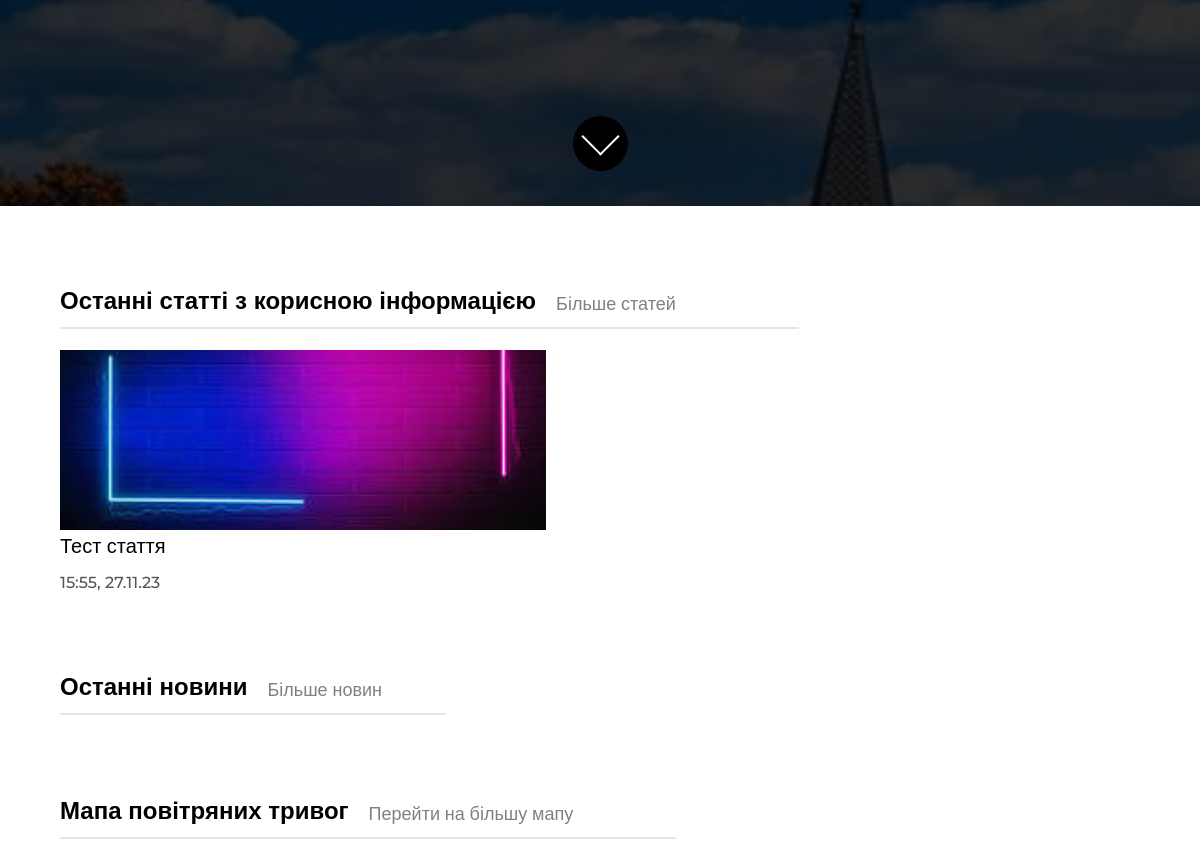
The app's page / (middle part), older data.
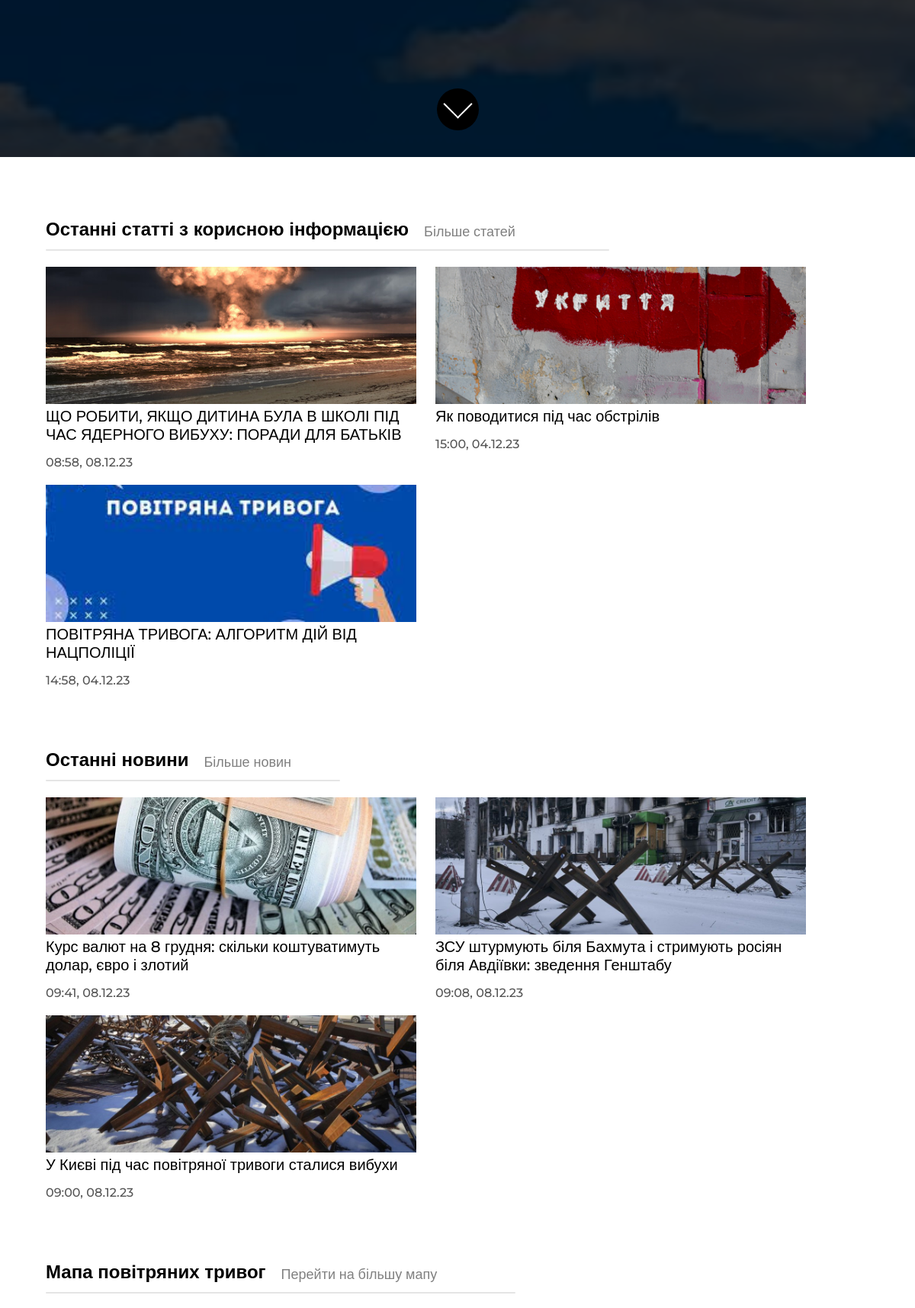
The same page, newer data.
### main/models.py (models this page shows, shortened)
class Articles(models.Model):
    author = models.ForeignKey(User, on_delete=models.DO_NOTHING)
    name = models.CharField('Назва', max_length=150)
    content = models.TextField('Зміст')
    icon = models.ImageField('Картинка', upload_to = 'main/static/main/ArticleImgs/')
    date = models.DateTimeField("Дата публікації", auto_now_add=True)
    class Meta:
        verbose_name = 'Стаття'
        verbose_name_plural = 'Статті'

class News(models.Model):
    author = models.ForeignKey(User, on_delete=models.DO_NOTHING)
    name = models.CharField('Назва', max_length=150)
    content = models.TextField('Зміст')
    icon = models.ImageField('Картинка', upload_to = 'main/static/main/ArticleImgs/')
    date = models.DateTimeField("Дата публікації", auto_now_add=True)
    class Meta:
        verbose_name = 'Новина'
        verbose_name_plural = 'Новини'

### main/views.py (the view)
# urls.py: path('', include('main.urls')),
def main(request):
    return render(request, 'main/home.html',  {"articles": Articles.objects.all().order_by('-date')[:3], 'news': News.objects.all().order_by('-date')[:3]})

### main/templates/main/home.html (shortened to what this page needs)
{% extends 'main/layout.html' %}
{% load static %}
{% block head %}
    <link rel="stylesheet" href="{% static 'main/css/home.css' %}">
    <link rel="stylesheet" href="{% static 'main/css/article.css' %}">
    <link rel="stylesheet" href="{% static 'main/css/article list.css' %}">
{% endblock %}
{% block content %}
<div class="intro">
    <div class="intro_container">
        <div class="intro_bottom">
            <span class="intro_arrow"></span>
        </div>
    </div>
</div>
<div class="wrapper">
    <div class="home_items">
        <div class="home_item">
            <div class="home_items_wrapper">
                <div class="home_items_header">
                    <div class="home_items_title">
                        Останні статті з корисною інформацією
                    </div>
                    <a href="{% url 'articles' %}" class="more_info">Більше статей</a>
                </div>
                <div class="home_items_container">
                    {% for article in articles %}
                        <a href="{% url 'articles-detail' article.id %}" class="article_container">
                            <img src="{{ article.icon.url }}" alt="" class="article_img">
                            <div class="article_title">{{ article.name }}</div>
                            <div class="article_info_wrapper">
                                <div class="article_date">{{ article.date|date:'H:i, d.m.y' }}</div>
                            </div>
                        </a>
                    {% endfor %}
                </div>
            </div>
        </div>
        <div class="home_item">
            <div class="home_items_wrapper">
                <div class="home_items_header">
                    <div class="home_items_title">
                        Останні новини
                    </div>
                    <a href="{% url 'news' %}" class="more_info">Більше новин</a>
                </div>
                <div class="home_items_container">
                    {% for new in news %}
                        <a href="{% url 'news-detail' new.id %}" class="article_container">
                            <img src="{{ new.icon.url }}" alt="" class="article_img">
                            <div class="article_title">{{ new.name }}</div>
                            <div class="article_info_wrapper">
                                <div class="article_date">{{ new.date|date:'H:i, d.m.y' }}</div>
                            </div>
                        </a>
                    {% endfor %}
                </div>
            </div>
        </div>
        <div class="home_item">
            <div class="home_items_header">
                <div class="home_items_title">
                    Мапа повітряних тривог
                </div>
                <a href="https://alerts.in.ua/" class="more_info">Перейти на більшу мапу</a>
            </div>
        </div>
    </div>
</div>
{% endblock %}

Row changes from the older to the newer data that the page shows:
no longer on this page (row edited): Articles: icon (picture), name "Тест стаття", date "15:55, 27.11.23"
added Articles: icon (picture), name "ЩО РОБИТИ, ЯКЩО ДИТИНА БУЛА В ШКОЛІ ПІД ЧАС ЯДЕРНОГО ВИБУХУ: ПОРАДИ ДЛЯ БАТЬКІВ", date "08:58, 08.12.23"
added Articles: icon (picture), name "Як поводитися під час обстрілів", date "15:00, 04.12.23"
added Articles: icon (picture), name "ПОВІТРЯНА ТРИВОГА: АЛГОРИТМ ДІЙ ВІД НАЦПОЛІЦІЇ", date "14:58, 04.12.23"
added News: icon (picture), name "Курс валют на 8 грудня: скільки коштуватимуть долар, євро і злотий", date "09:41, 08.12.23"
added News: icon (picture), name "ЗСУ штурмують біля Бахмута і стримують росіян біля Авдіївки: зведення Генштабу", date "09:08, 08.12.23"
added News: icon (picture), name "У Києві під час повітряної тривоги сталися вибухи", date "09:00, 08.12.23"
